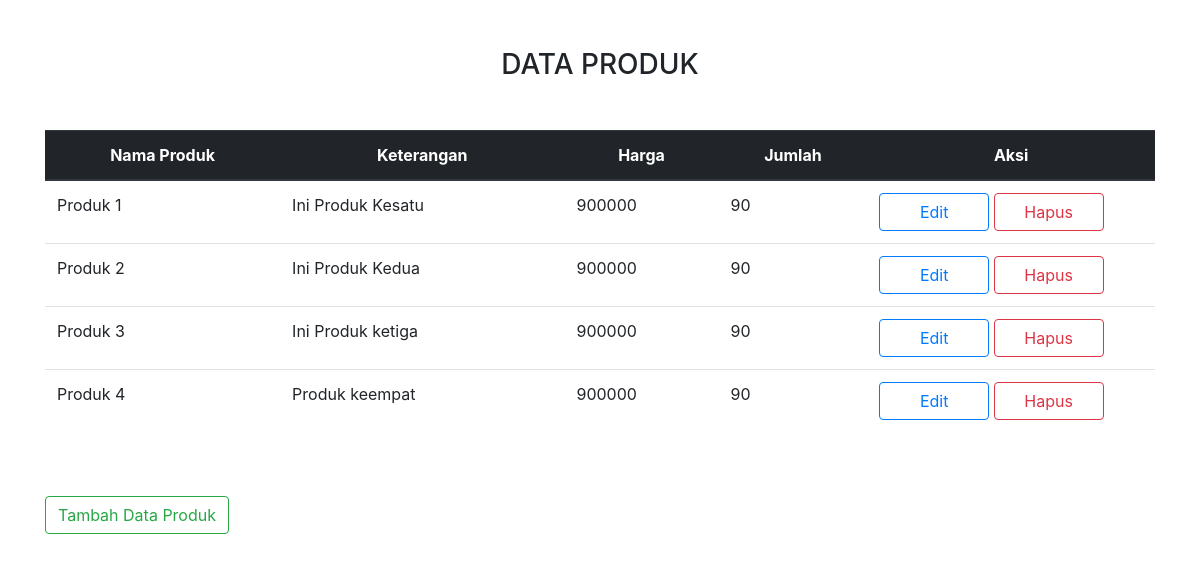
The page / on the database its author committed.
### tables this page shows
CREATE TABLE `produk` (
  `id` int(11) NOT NULL,
  `nama_produk` varchar(100) NOT NULL,
  `keterangan` varchar(300) NOT NULL,
  `harga` int(12) NOT NULL,
  `jumlah` int(10) NOT NULL
);

### function.php (called while the page is built, shortened)
<?php
$conn = mysqli_connect('localhost', 'root', '', 'fazztrack');
function query($data){
    global $conn;
    $query = mysqli_query($conn, $data);
    $results = [];
    while ($result =mysqli_fetch_assoc($query)) {
        $results[]= $result;
    }return $results;
}
?>

### index.php (the view, shortened to what this page needs)
<?php
require 'function.php';
$produk = query("SELECT * FROM produk");
?>
<!DOCTYPE html>
<html lang="en">
<head>
    <link rel="stylesheet" href="https://maxcdn.bootstrapcdn.com/bootstrap/4.0.0/css/bootstrap.min.css">
</head>
<body>
    <div class="container">
    <h3 class="text-center m-5">DATA PRODUK</h3>
    <table class="table table-hover p-3">
    <thead class="thead-dark text-center">
        <tr>
        <th>Nama Produk</th>
        <th>Keterangan</th>
        <th>Harga</th>
        <th>Jumlah</th>
        <th>Aksi</th>
        </tr>
    </thead>
        <?php foreach($produk as $pdk):?>
        <tr>
        <td><?= $pdk["nama_produk"]; ?></td>
        <td><?= $pdk["keterangan"]; ?></td>
        <td><?= $pdk["harga"]; ?></td>
        <td><?= $pdk["jumlah"]; ?></td>
        <td>
        <a href="edit.php?id=<?= $pdk["id"];?>" type="button" class="btn btn-outline-primary col-lg-5" >Edit</a>
        <a href="delete.php?id=<?= $pdk["id"];?>" type="button" class="btn btn-outline-danger col-lg-5" onclick="return confirm('Anda yakin ingin menghapus data?')">
        Hapus</a>
        </td>
        </tr>
        <?php endforeach;?>
    </table>
    <a href="tambah.php" class="mt-5 btn btn-outline-success">Tambah Data Produk</a>
    </div>
</body>
</html>

### rows shown on the page
produk: nama_produk "Produk 1", keterangan "Ini Produk Kesatu", harga "900000", jumlah "90"
produk: nama_produk "Produk 2", keterangan "Ini Produk Kedua", harga "900000", jumlah "90"
produk: nama_produk "Produk 3", keterangan "Ini Produk ketiga", harga "900000", jumlah "90"
produk: nama_produk "Produk 4", keterangan "Produk keempat", harga "900000", jumlah "90"
